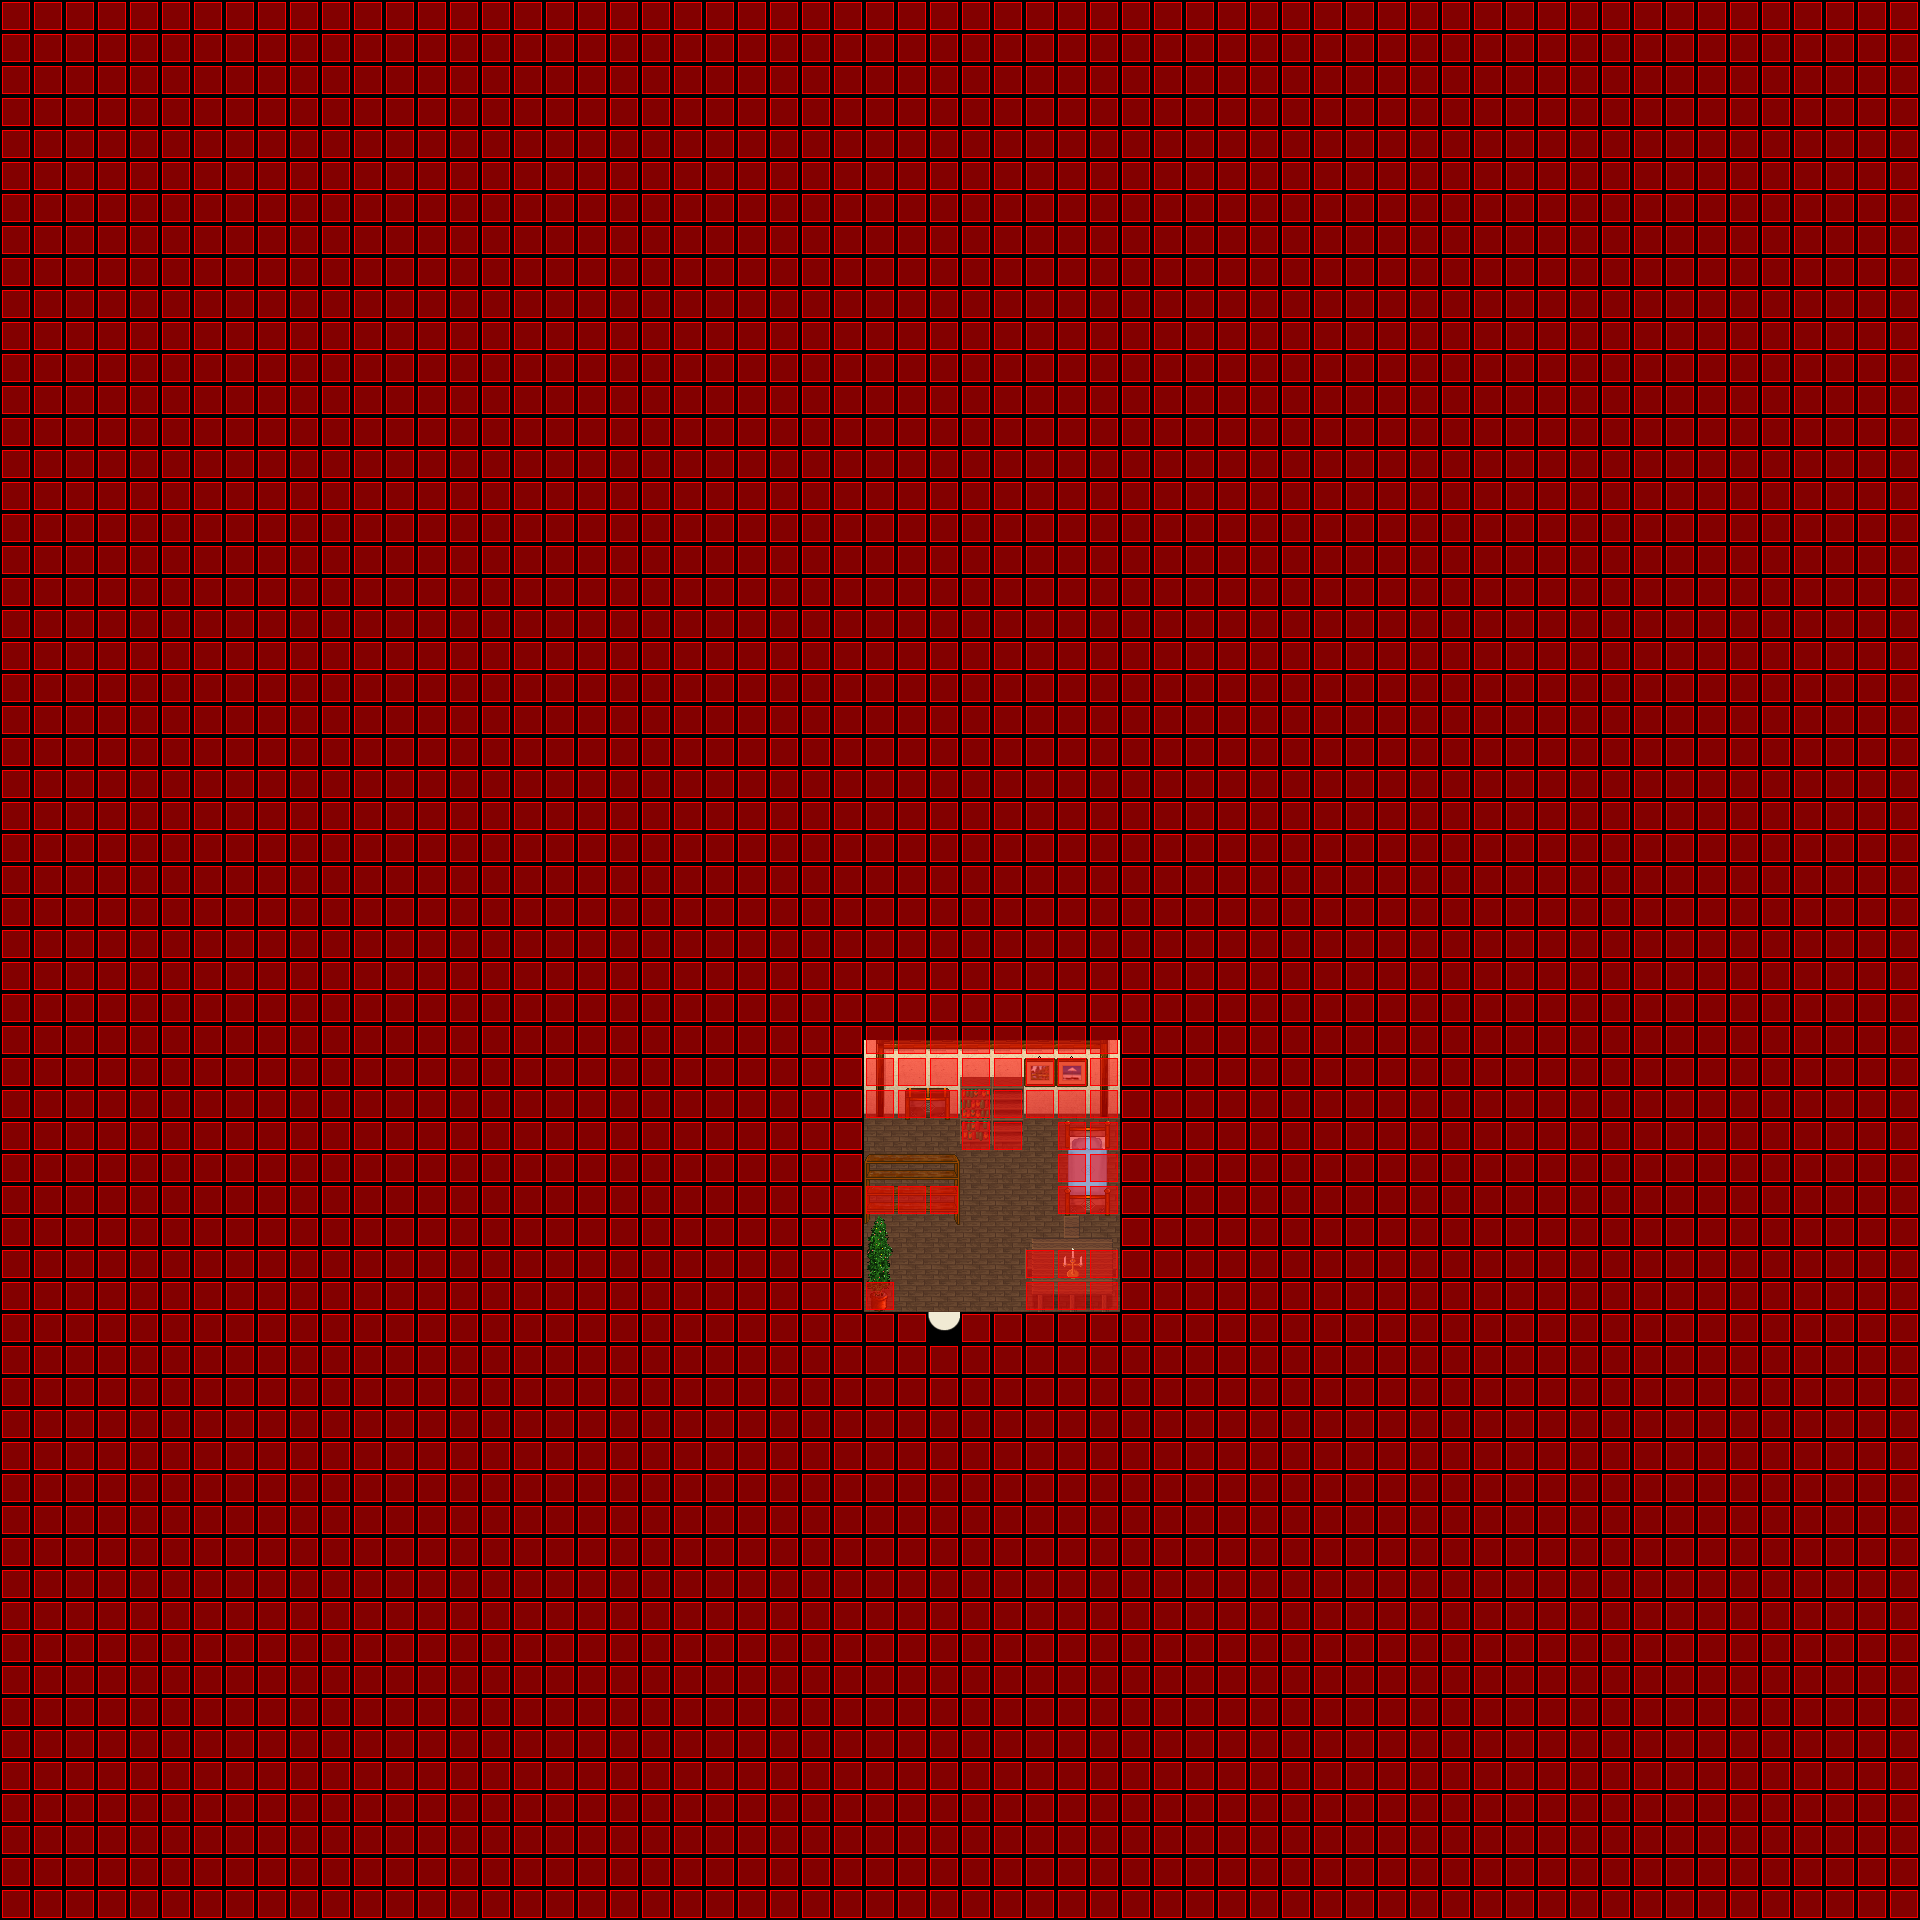

This game map was drawn from its Tiled (.tmx) file and the tilesets committed beside it. A one-line description and the trimmed map source follow:
An orthogonal 60x60 tile map with 32x32 px tiles, 7 tile layers (Ground, Ground, Ground, Ground, ...), 7 tilesets and 2 objects (SCRIPT, WARP).

<map version="1.0" orientation="orthogonal" width="60" height="60" tilewidth="32" tileheight="32">
 <properties>
  <property name="music" value="faith.ogg" />
 </properties>
 <tileset firstgid="1" name="indoor3_32_32" tilewidth="32" tileheight="32">
  <image source="../graphics/tiles/indoor3_32_32.png" width="1024" height="1024" />
 </tileset>
 <tileset firstgid="1025" name="indoor2_32_32" tilewidth="32" tileheight="32">
  <image source="../graphics/tiles/indoor2_32_32.png" width="1024" height="1024" />
 </tileset>
 <tileset firstgid="2049" name="collision1_32_32" tilewidth="32" tileheight="32">
  <image source="../graphics/tiles/collision1_32_32.png" width="1024" height="1024" />
 </tileset>
 <tileset firstgid="3073" name="desert1_32_32" tilewidth="32" tileheight="32">
  <image source="../graphics/tiles/desert1_32_32.png" width="1024" height="1024" />
 </tileset>
 <tileset firstgid="4097" name="indoor2_32_64" tilewidth="32" tileheight="64">
  <image source="../graphics/tiles/indoor2_32_64.png" width="1024" height="1024" />
 </tileset>
 <tileset firstgid="4609" name="indoor2_32_96" tilewidth="32" tileheight="96">
  <image source="../graphics/tiles/indoor2_32_96.png" width="1024" height="960" />
 </tileset>
 <tileset firstgid="4929" name="indoor1_32_96" tilewidth="32" tileheight="96">
  <image source="../graphics/tiles/indoor1_32_96.png" width="1024" height="960" />
 </tileset>
 <layer name="Ground" width="60" height="60">
  <data>[3600 cells, 3600 non-empty, 3 distinct tile ids]</data>
 </layer>
 <layer name="Ground" width="60" height="60">
  <data>[3600 cells, 24 non-empty, 7 distinct tile ids]</data>
 </layer>
 <layer name="Ground" width="60" height="60">
  <data>[3600 cells, 17 non-empty, 17 distinct tile ids]</data>
 </layer>
 <layer name="Ground" width="60" height="60">
  <data>[3600 cells, 1 non-empty, 1 distinct tile ids]</data>
 </layer>
 <layer name="Fringe" width="60" height="60">
  <data>[3600 cells, 6 non-empty, 6 distinct tile ids]</data>
 </layer>
 <layer name="Over" width="60" height="60">
  <data>[3600 cells, 3 non-empty, 3 distinct tile ids]</data>
 </layer>
 <layer name="Collision" width="60" height="60">
  <data>[3600 cells, 3569 non-empty, 1 distinct tile ids]</data>
 </layer>
 <objectgroup name="Object" width="60" height="60">
  <object name="External Map Events" type="SCRIPT" x="0" y="0">
   <properties>
    <property name="FILENAME" value="scripts/maps/iw-lauria-flat06-o00-o00-o00.lua" />
   </properties>
  </object>
  <object name="Warp to ow-p2-p4" type="WARP" x="928" y="1312" width="32" height="32">
   <properties>
    <property name="DEST_MAP" value="ow-p0002-p0004-o0000" />
    <property name="DEST_X" value="3984" />
    <property name="DEST_Y" value="2592" />
   </properties>
  </object>
 </objectgroup>
</map>
